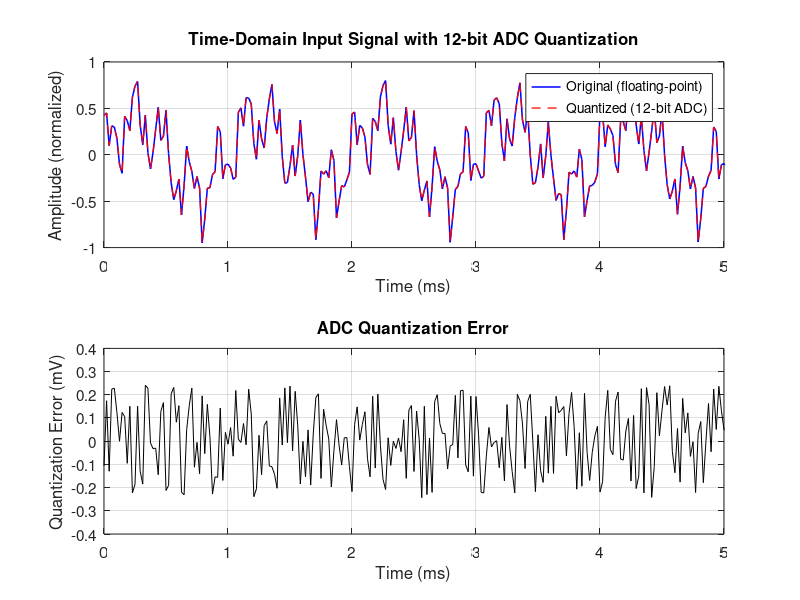
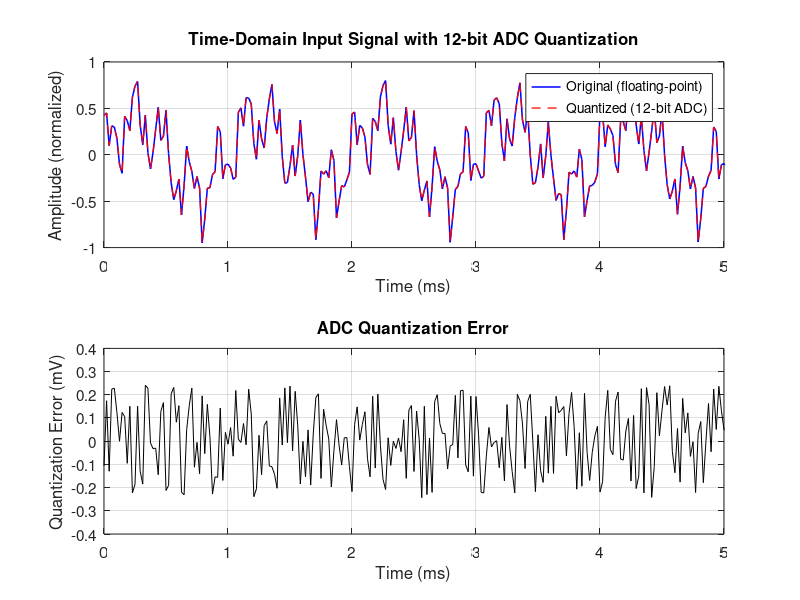
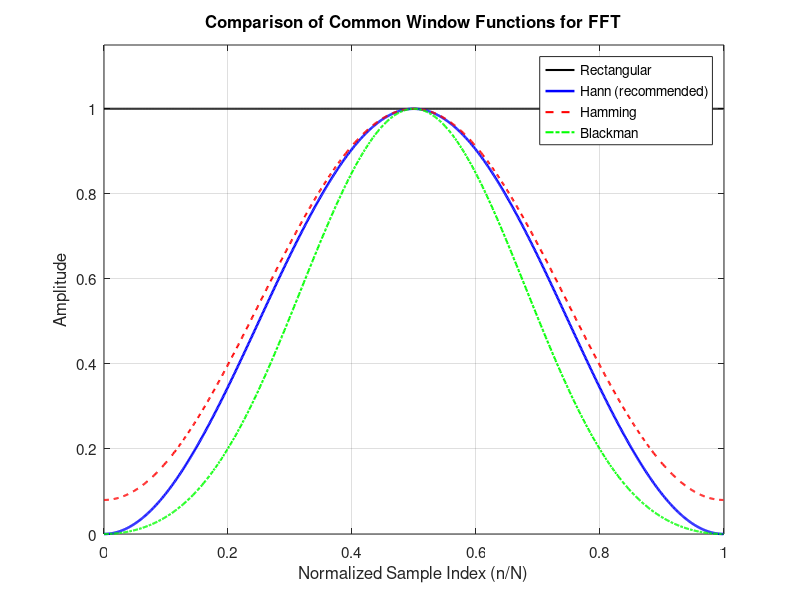
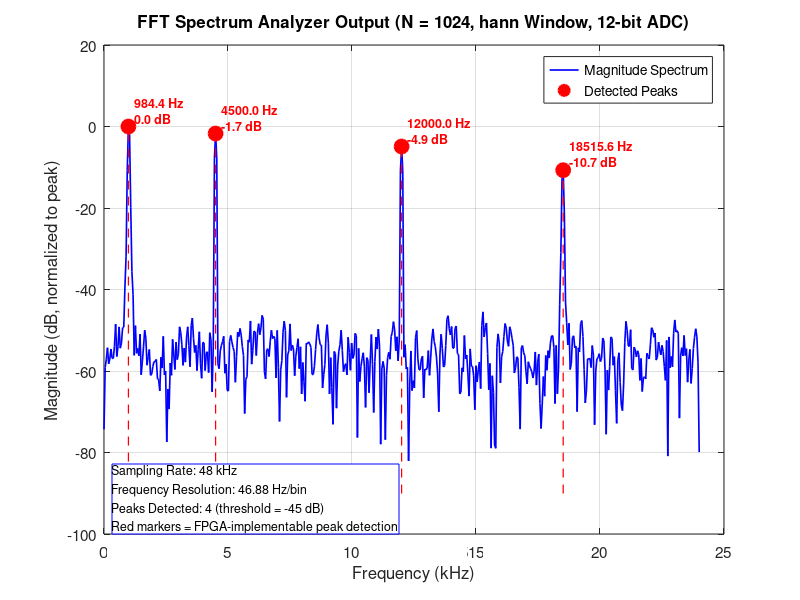

Write the MATLAB code that produced these figures, in order. (Note: this script raises an error after producing the figures.)
%% ========================================================
%%  FPGA-BASED SPECTRUM ANALYZER - MATLAB SIMULATION
%%  IEEE Paper Ready Version (Full English)
%% ========================================================
% This script generates high-quality figures for IEEE conference/journal papers.
% All titles, labels, legends, and annotations are in professional English.
%
% Pipeline simulated: ADC Quantization (12-bit) → Windowing → FFT → Peak Detection
%
% HOW TO USE:
%   1. Copy ALL code below into a new MATLAB file
%   2. Save and press F5 to run
%   3. High-resolution figures (300 DPI PNG + PDF) saved in 'figures/' folder

clear; clc; close all;

%% ==================== CONFIGURABLE PARAMETERS ====================
fs = 48000;                    % Sampling frequency (Hz)
N = 1024;                      % FFT length (power of 2)
bits_adc = 12;                 % ADC resolution
window_type = 'hann';          % 'hann', 'hamming', 'blackman', or 'rect'

% Multi-tone test signal
frequencies = [1000, 4500, 12000, 18500];   % Hz
amplitudes  = [0.85, 0.65, 0.45, 0.25];
phases      = [0, pi/4, pi/3, pi/6];

peak_thresh_db = -45;
min_peak_dist_bins = 8;
add_noise = true;
noise_level = 0.02;

export_dpi = 300;
fig_folder = 'figures';
if ~exist(fig_folder, 'dir'), mkdir(fig_folder); end

fprintf('=== FPGA Spectrum Analyzer Simulation (IEEE Version) ===\n');

%% ==================== GENERATE TEST SIGNAL ====================
t = (0:N-1) / fs;
x = zeros(1, N);
for i = 1:length(frequencies)
    x = x + amplitudes(i) * sin(2*pi*frequencies(i)*t + phases(i));
end
if add_noise
    x = x + noise_level * randn(1, N);
end
x = x / max(abs(x)) * 0.95;

%% ==================== 12-BIT ADC QUANTIZATION ====================
q_levels = 2^(bits_adc - 1);
x_quant = round(x * q_levels) / q_levels;
quant_error = x - x_quant;

%% ==================== WINDOWING ====================
switch lower(window_type)
    case 'hann'
        w = 0.5 * (1 - cos(2*pi*(0:N-1)/(N-1)));
    case 'hamming'
        w = 0.54 - 0.46*cos(2*pi*(0:N-1)/(N-1));
    case 'blackman'
        w = 0.42 - 0.5*cos(2*pi*(0:N-1)/(N-1)) + 0.08*cos(4*pi*(0:N-1)/(N-1));
    otherwise
        w = ones(1, N);
end
w = w(:)';
x_windowed = x_quant .* w;

%% ==================== FFT COMPUTATION ====================
X = fft(x_windowed, N);
X_single = X(1:floor(N/2)+1);
f_axis = (0:floor(N/2)) * (fs / N);
X_mag = abs(X_single);
X_db = 20 * log10(X_mag / max(X_mag) + eps);

X_nowin = fft(x_quant, N);
X_db_nowin = 20 * log10(abs(X_nowin(1:floor(N/2)+1)) / ...
    max(abs(X_nowin(1:floor(N/2)+1))) + eps);

%% ==================== PEAK DETECTION ====================
peak_indices = [];
for i = 2:length(X_db)-1
    if (X_db(i) > X_db(i-1)) && (X_db(i) > X_db(i+1)) && (X_db(i) >= peak_thresh_db)
        peak_indices = [peak_indices, i];
    end
end
if ~isempty(peak_indices)
    peak_indices = peak_indices(diff([0 peak_indices]) >= min_peak_dist_bins);
end
peak_freqs = f_axis(peak_indices);
peak_amps_db = X_db(peak_indices);

fprintf('Detected %d peaks above %.1f dB\n', length(peak_indices), peak_thresh_db);

%% ==================== PUBLICATION-QUALITY FIGURES ====================
set(0, 'DefaultAxesFontSize', 11);
set(0, 'DefaultTextFontSize', 11);

%% Figure 1: Time-Domain Signal and ADC Quantization
fig1 = figure('Color', 'w', 'Name', 'Fig1_TimeDomain_ADC');
subplot(2,1,1);
plot(t*1000, x, 'b-', 'LineWidth', 1.1); hold on;
plot(t*1000, x_quant, 'r--', 'LineWidth', 0.9);
xlabel('Time (ms)');
ylabel('Amplitude (normalized)');
title('Time-Domain Input Signal with 12-bit ADC Quantization');
legend('Original (floating-point)', 'Quantized (12-bit ADC)', 'Location', 'best');
grid on; xlim([0 5]);

subplot(2,1,2);
plot(t*1000, quant_error*1000, 'k-');
xlabel('Time (ms)');
ylabel('Quantization Error (mV)');
title('ADC Quantization Error');
grid on; xlim([0 5]);
exportgraphics(fig1, fullfile(fig_folder, 'Fig1_TimeDomain_ADC.png'), 'Resolution', export_dpi);
exportgraphics(fig1, fullfile(fig_folder, 'Fig1_TimeDomain_ADC.pdf'), 'ContentType', 'vector');

%% Figure 2: Window Functions
fig2 = figure('Color', 'w', 'Name', 'Fig2_WindowFunctions');
w_hann  = 0.5*(1-cos(2*pi*(0:N-1)/(N-1)));
w_hamm  = 0.54-0.46*cos(2*pi*(0:N-1)/(N-1));
w_black = 0.42-0.5*cos(2*pi*(0:N-1)/(N-1))+0.08*cos(4*pi*(0:N-1)/(N-1));
plot((0:N-1)/N, ones(1,N), 'k-', 'LineWidth', 1.5); hold on;
plot((0:N-1)/N, w_hann, 'b-', 'LineWidth', 1.8);
plot((0:N-1)/N, w_hamm, 'r--', 'LineWidth', 1.5);
plot((0:N-1)/N, w_black, 'g-.', 'LineWidth', 1.5);
xlabel('Normalized Sample Index (n/N)');
ylabel('Amplitude');
title('Comparison of Common Window Functions for FFT');
legend('Rectangular', 'Hann (recommended)', 'Hamming', 'Blackman', 'Location', 'best');
grid on; ylim([0 1.15]);
exportgraphics(fig2, fullfile(fig_folder, 'Fig2_WindowFunctions.png'), 'Resolution', export_dpi);

%% Figure 3: Spectrum + Peak Detection (KEY FIGURE FOR PAPER)
fig3 = figure('Color', 'w', 'Name', 'Fig3_Spectrum_Peaks', 'Position', [150 80 1050 580]);
plot(f_axis/1000, X_db, 'b-', 'LineWidth', 1.2); hold on; grid on;

if ~isempty(peak_indices)
    plot(peak_freqs/1000, peak_amps_db, 'ro', 'MarkerSize', 10, 'MarkerFaceColor', 'r', 'LineWidth', 1.5);
    for k = 1:length(peak_freqs)
        plot([peak_freqs(k)/1000 peak_freqs(k)/1000], [min(X_db)-8 peak_amps_db(k)], '--r', 'LineWidth', 0.9);
        text(peak_freqs(k)/1000 + 0.25, peak_amps_db(k) + 4, ...
            sprintf('%.1f Hz\n%.1f dB', peak_freqs(k), peak_amps_db(k)), ...
            'FontSize', 9, 'Color', 'r', 'HorizontalAlignment', 'left', 'FontWeight', 'bold');
    end
end
xlabel('Frequency (kHz)');
ylabel('Magnitude (dB, normalized to peak)');
title(sprintf('FFT Spectrum Analyzer Output (N = %d, %s Window, %d-bit ADC)', N, window_type, bits_adc));
legend('Magnitude Spectrum', 'Detected Peaks', 'Location', 'northeast');

annotation('textbox', [0.14 0.11 0.38 0.20], 'String', ...
    {sprintf('Sampling Rate: %d kHz', fs/1000), ...
     sprintf('Frequency Resolution: %.2f Hz/bin', fs/N), ...
     sprintf('Peaks Detected: %d (threshold = %.0f dB)', length(peak_indices), peak_thresh_db), ...
     'Red markers = FPGA-implementable peak detection'}, ...
    'FitBoxToText', 'on', 'BackgroundColor', 'white', 'EdgeColor', 'blue', 'FontSize', 9);

text(0.98, 0.02, 'FPGA Implementation: Custom radix-2 FFT or Xilinx FFT IP Core + comparator-based peak search', ...
    'Units', 'normalized', 'HorizontalAlignment', 'right', 'FontSize', 8, ...
    'Color', 'darkgreen', 'FontAngle', 'italic');

exportgraphics(fig3, fullfile(fig_folder, 'Fig3_SpectrumWithPeaks.png'), 'Resolution', export_dpi);
exportgraphics(fig3, fullfile(fig_folder, 'Fig3_SpectrumWithPeaks.pdf'), 'ContentType', 'vector');

%% Figure 4: Windowing Effect
fig4 = figure('Color', 'w', 'Name', 'Fig4_WindowEffect', 'Position', [200 120 980 480]);
subplot(1,2,1);
plot(f_axis/1000, X_db_nowin, 'r-', 'LineWidth', 1.1);
grid on; xlabel('Frequency (kHz)'); ylabel('Magnitude (dB)');
title('Without Windowing (Rectangular)');
ylim([-85 5]);
text(0.5, -75, 'High sidelobes and spectral leakage', 'FontSize', 10, 'Color', 'r', 'HorizontalAlignment', 'center');

subplot(1,2,2);
plot(f_axis/1000, X_db, 'b-', 'LineWidth', 1.1);
grid on; xlabel('Frequency (kHz)'); ylabel('Magnitude (dB)');
title(sprintf('With %s Windowing', window_type));
ylim([-85 5]);
text(0.5, -75, 'Significantly reduced sidelobes', 'FontSize', 10, 'Color', 'b', 'HorizontalAlignment', 'center');
sgtitle('Impact of Windowing on FFT Spectrum Quality', 'FontSize', 13, 'FontWeight', 'bold');
exportgraphics(fig4, fullfile(fig_folder, 'Fig4_WindowEffect.png'), 'Resolution', export_dpi);

%% Figure 5: Waterfall Spectrogram (Beautiful Demo)
num_frames = 25;
time_axis = (0:num_frames-1) * (N/fs);
spec_matrix = zeros(num_frames, length(f_axis));

for frm = 1:num_frames
    x_frame = zeros(1, N);
    for i = 1:length(frequencies)
        drift = 20 * sin(2*pi*0.3*frm/num_frames);
        amp_mod = amplitudes(i) * (0.85 + 0.15*sin(2*pi*frm/8));
        x_frame = x_frame + amp_mod * sin(2*pi*(frequencies(i)+drift)*t + phases(i));
    end
    if add_noise, x_frame = x_frame + noise_level*randn(1,N); end
    x_frame = x_frame / max(abs(x_frame)) * 0.95;
    
    xq = round(x_frame * q_levels) / q_levels;
    xw = xq .* w;
    Xf = fft(xw);
    spec_matrix(frm, :) = 20*log10(abs(Xf(1:floor(N/2)+1)) / max(abs(Xf(1:floor(N/2)+1))) + eps);
end

fig5 = figure('Color', 'w', 'Name', 'Fig5_Waterfall', 'Position', [80 80 1000 560]);
imagesc(f_axis/1000, time_axis*1000, spec_matrix);
colormap(parula);
colorbar('Label', 'Magnitude (dB)');
xlabel('Frequency (kHz)');
ylabel('Time (ms)');
title(sprintf('Real-Time Waterfall Spectrogram (N=%d, fs=%d kHz)', N, fs/1000));
set(gca, 'YDir', 'normal');
grid on;
exportgraphics(fig5, fullfile(fig_folder, 'Fig5_WaterfallSpectrogram.png'), 'Resolution', export_dpi);

%% Figure 6: Detected Peaks
fig6 = figure('Color', 'w', 'Name', 'Fig6_Peaks');
if ~isempty(peak_freqs)
    bar(peak_freqs/1000, peak_amps_db, 0.55, 'FaceColor', [0.2 0.45 0.75], 'EdgeColor', 'k');
    hold on;
    plot(peak_freqs/1000, peak_amps_db, 'ro', 'MarkerSize', 9, 'MarkerFaceColor', 'r');
    for k = 1:length(peak_freqs)
        text(peak_freqs(k)/1000, peak_amps_db(k)+5, sprintf('%.0f Hz', peak_freqs(k)), ...
            'HorizontalAlignment', 'center', 'FontSize', 9, 'FontWeight', 'bold');
    end
end
xlabel('Frequency (kHz)');
ylabel('Peak Amplitude (dB)');
title('Detected Spectral Peaks (FPGA Peak Detection Output)');
grid on;
ylim([min(peak_amps_db)-12, max(peak_amps_db)+18]);
exportgraphics(fig6, fullfile(fig_folder, 'Fig6_PeakDetail.png'), 'Resolution', export_dpi);

%% Figure 7: Summary + FPGA Resource (for Implementation section)
fig7 = figure('Color', 'w', 'Name', 'Fig7_Summary', 'Position', [300 100 720 580]);
subplot(2,1,1);
axis off;
text(0.08, 0.92, 'FPGA Spectrum Analyzer - Key Simulation Results', 'FontSize', 14, 'FontWeight', 'bold');
text(0.08, 0.82, sprintf('FFT Length (N): %d points', N), 'FontSize', 11);
text(0.08, 0.75, sprintf('Sampling Rate: %d kSPS', fs/1000), 'FontSize', 11);
text(0.08, 0.68, sprintf('ADC Resolution: %d bits', bits_adc), 'FontSize', 11);
text(0.08, 0.61, sprintf('Window Function: %s', window_type), 'FontSize', 11);
text(0.08, 0.54, sprintf('Frequency Resolution: %.2f Hz/bin', fs/N), 'FontSize', 11);
text(0.08, 0.47, sprintf('Peaks Detected: %d', length(peak_indices)), 'FontSize', 11);

text(0.08, 0.35, 'Typical FPGA Resource Utilization (Zynq-7000, N=1024):', 'FontSize', 11, 'FontWeight', 'bold');
text(0.08, 0.28, '  • FFT Core: ~8k–15k LUTs, 20–40 DSP48 slices', 'FontSize', 10);
text(0.08, 0.21, '  • BRAM (buffers + window): 4–8 blocks', 'FontSize', 10);
text(0.08, 0.14, '  • Peak Detection + Control logic: small', 'FontSize', 10);

subplot(2,1,2);
resources = {'LUTs', 'Flip-Flops', 'DSP48', 'BRAM18'};
util = [12, 8, 35, 6];
barh(util, 'FaceColor', [0.25 0.55 0.35]);
set(gca, 'YTickLabel', resources);
xlabel('Utilization (%)');
title('Estimated FPGA Resource Utilization (N = 1024)');
xlim([0 100]); grid on;
exportgraphics(fig7, fullfile(fig_folder, 'Fig7_Summary_Resources.png'), 'Resolution', export_dpi);

fprintf('\n✅ ALL FIGURES GENERATED SUCCESSFULLY (IEEE English Version)\n');
fprintf('Recommended for paper: Fig3, Fig5, and Fig7\n');
